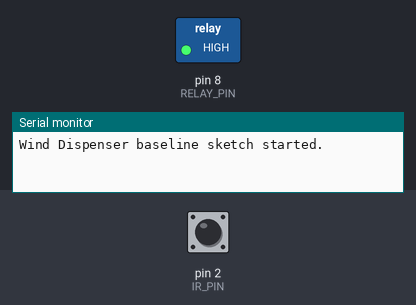
Recording of a sketch running on a simulated Arduino Uno, built with avr-gcc and run on an emulated ATmega328P. Shown: switched loads named in the sketch (green lamp = pin HIGH), the last lines printed to the serial monitor. Inputs (shaded band) come from the test bench; at power-on: pin 2 (IR_PIN) HIGH.

Above: at 1.2 s.
1.3 s: pin 2 (IR_PIN) driven LOW
2.8 s: pin 2 (IR_PIN) pulsed HIGH 2 times (0.12 s each, 0.3 s apart)
At 4.1 s:
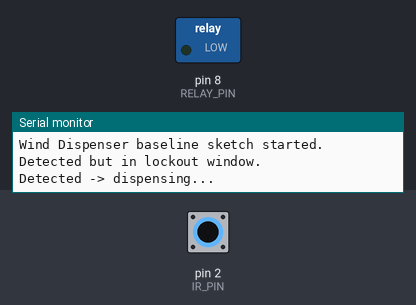
Timing chart, 0 to 6.0 s (numbered marks = the images above; inputs shaded):
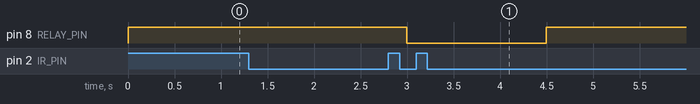

The sketch:

wind_dispenser.ino.ino
```cpp
/*
  Water Dispenser Powered by Wind Generator (baseline sketch)

  Reads an IR sensor and switches a relay to run a small pump for a fixed time.

  NOTE:
  - Arduino Uno generally needs stable 5V power. If your wind generator output is unstable,
    use rectification + regulation + buffering (battery/supercap) before powering the Arduino/relay.
*/

#include <Arduino.h>

// Pin configuration
const uint8_t IR_PIN    = 2;   // IR sensor OUT
const uint8_t RELAY_PIN = 8;   // Relay IN

// Logic configuration
// Many IR modules output LOW when an object is detected.
const uint8_t IR_ACTIVE_STATE = LOW;

// Many relay modules are active LOW (IN=LOW turns relay ON).
const uint8_t RELAY_ACTIVE_STATE = LOW;

// Timing configuration (milliseconds)
const unsigned long DISPENSE_MS = 1500;
const unsigned long DEBOUNCE_MS = 80;
const unsigned long LOCKOUT_MS  = 1500;

bool lastStableDetected = false;
bool lastRead = false;
unsigned long lastEdgeMs = 0;
unsigned long lastCycleMs = 0;

void setRelay(bool on) {
  digitalWrite(RELAY_PIN, on ? RELAY_ACTIVE_STATE : (RELAY_ACTIVE_STATE == LOW ? HIGH : LOW));
}

bool detectedRaw() {
  return digitalRead(IR_PIN) == IR_ACTIVE_STATE;
}

void setup() {
  pinMode(IR_PIN, INPUT);
  pinMode(RELAY_PIN, OUTPUT);
  setRelay(false);

  Serial.begin(9600);
  Serial.println("Wind Dispenser baseline sketch started.");
}

void loop() {
  const unsigned long now = millis();
  const bool current = detectedRaw();

  // Debounce
  if (current != lastRead) {
    lastRead = current;
    lastEdgeMs = now;
  }

  if (now - lastEdgeMs >= DEBOUNCE_MS) {
    if (lastStableDetected != lastRead) {
      lastStableDetected = lastRead;

      // Trigger on rising edge (no object -> object)
      if (lastStableDetected) {
        if (now - lastCycleMs >= LOCKOUT_MS) {
          lastCycleMs = now;

          Serial.println("Detected -> dispensing...");
          setRelay(true);
          delay(DISPENSE_MS);
          setRelay(false);
          Serial.println("Done.");
        } else {
          Serial.println("Detected but in lockout window.");
        }
      }
    }
  }
}
```

Measured:
- after the input at 2.8 s, pin 8 (RELAY_PIN): HIGH → LOW after 0.20 s, → HIGH 1.5 s later
